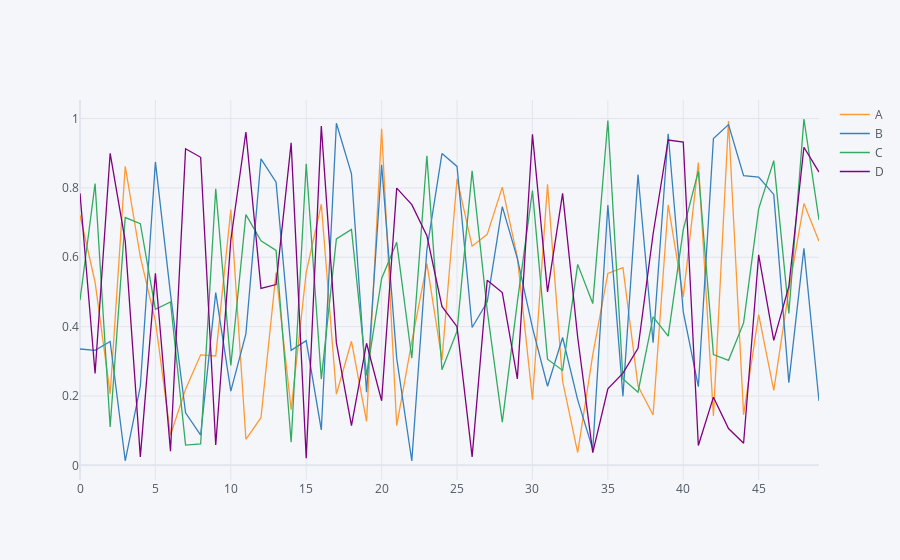

Notebook code for this chart:
### Markdown cell above
# Basics

### Code cell
arr_1 = np.random.rand(50, 4)
df_1 = pd.DataFrame(arr_1, columns=['A', 'B', 'C', 'D'])
df_1.head()
df_1.iplot()
